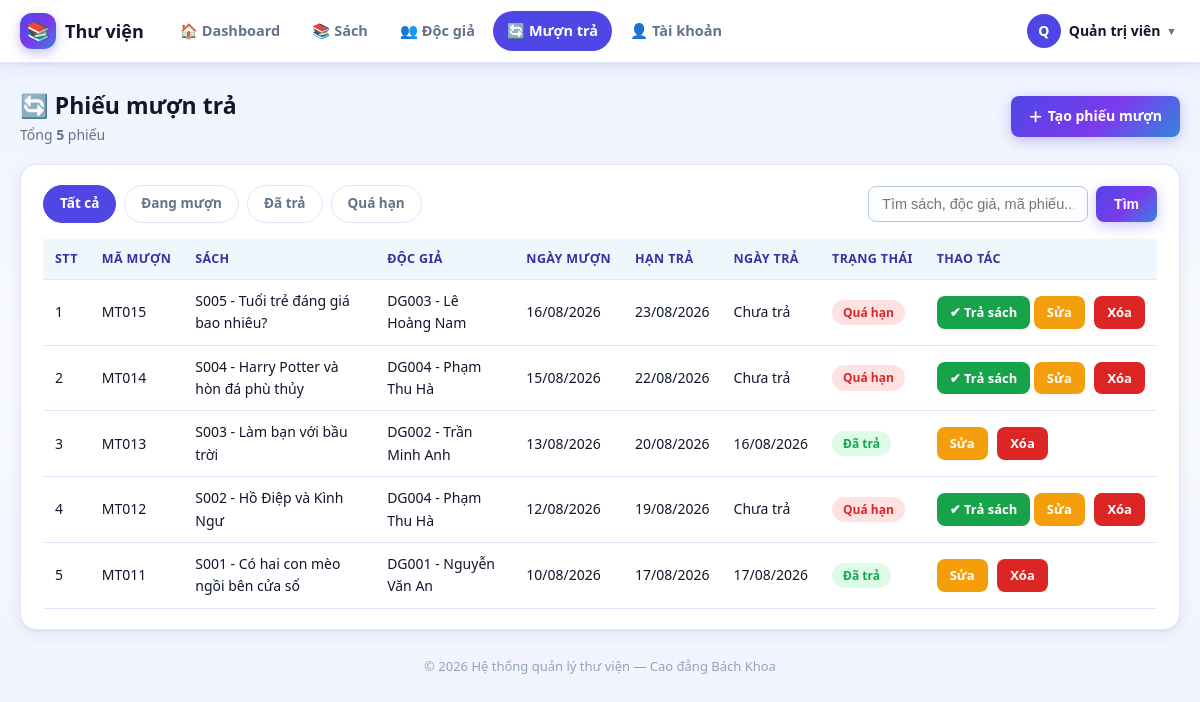
/muontra.php (signed in), run on the app's committed database.
### tables this page shows
CREATE TABLE IF NOT EXISTS `muon_tra` (
  `id_muon_tra` int(11) NOT NULL AUTO_INCREMENT,
  `id_sach` int(11) NOT NULL,
  `id_doc_gia` int(11) NOT NULL,
  `ngay_muon` date NOT NULL,
  `ngay_tra` date DEFAULT NULL,
  `trang_thai` varchar(30) DEFAULT 'Đang mượn',
  PRIMARY KEY (`id_muon_tra`),
  KEY `fk_muontra_sach` (`id_sach`),
  KEY `fk_muontra_docgia` (`id_doc_gia`)
);

CREATE TABLE IF NOT EXISTS `quyensach` (
  `id_sach` int(11) NOT NULL AUTO_INCREMENT,
  `name` varchar(255) NOT NULL,
  `img` varchar(255) NOT NULL,
  `tac_gia` varchar(255) NOT NULL,
  `the_loai` varchar(255) NOT NULL,
  `so_luong` int(11) NOT NULL DEFAULT 1,
  PRIMARY KEY (`id_sach`)
);

CREATE TABLE IF NOT EXISTS `doc_gia` (
  `id_doc_gia` int(11) NOT NULL AUTO_INCREMENT,
  `ho_ten` varchar(100) NOT NULL,
  `ngay_sinh` date DEFAULT NULL,
  `gioi_tinh` varchar(10) DEFAULT NULL,
  `so_dien_thoai` varchar(15) DEFAULT NULL,
  `dia_chi` varchar(255) DEFAULT NULL,
  PRIMARY KEY (`id_doc_gia`)
);

### config/helpers.php (called while the page is built, shortened)
<?php
function e($s) {
    if ($s == null) {
        $s = '';
    }
    return htmlspecialchars($s, ENT_QUOTES, 'UTF-8');
}

### config/muon_helper.php (called while the page is built, shortened)
<?php
function hanTra($ngayMuon) {
    return date('Y-m-d', strtotime($ngayMuon . ' +' . SO_NGAY_DUOC_MUON . ' days'));
}
function tinhTrangThai($phieu) {
    if (!empty($phieu['ngay_tra'])) {
        return 'Đã trả';
    }
    $han = hanTra($phieu['ngay_muon'] ?? '');
    if (date('Y-m-d') > $han) {
        return 'Quá hạn';
    }
    return 'Đang mượn';
}
function lopBadge($trangThai) {
    if ($trangThai === 'Đã trả') {
        return 'b-tra';
    }
    if ($trangThai === 'Quá hạn') {
        return 'b-han';
    }
    return 'b-muon';
}

### muontra.php (the view, shortened to what this page needs)
<?php
require_once __DIR__ . '/config/database.php';
$loc = $_GET['loc'] ?? 'all';
$tuKhoa = trim($_GET['q'] ?? '');
$sql = "SELECT m.*, q.name AS ten_sach, d.ho_ten
        FROM muon_tra m
        LEFT JOIN quyensach q ON m.id_sach = q.id_sach
        LEFT JOIN doc_gia d ON m.id_doc_gia = d.id_doc_gia
        WHERE 1 = 1";
$thamSo = [];
$sql .= " ORDER BY m.id_muon_tra DESC";
$stmt = $pdo->prepare($sql);
$stmt->execute($thamSo);
$data = $stmt->fetchAll();
include __DIR__ . '/partials/top.php';
?>
<div class="page-head">
    <div>
        <h2>🔄 Phiếu mượn trả</h2>
        <p class="sub">Tổng <b><?= count($data) ?></b> phiếu</p>
    </div>
    <a href="./CRUD/muontra-create.php" class="btn btn-primary"><i class="fas fa-plus"></i> Tạo phiếu mượn</a>
</div>
<div class="panel">
    <div class="filter-row">
        <div class="filter-pills">
            <a class="<?= $loc === 'all' ? 'active' : '' ?>" href="muontra.php?loc=all&q=<?= urlencode($tuKhoa) ?>">Tất cả</a>
            <a class="<?= $loc === 'dang_muon' ? 'active' : '' ?>" href="muontra.php?loc=dang_muon&q=<?= urlencode($tuKhoa) ?>">Đang mượn</a>
            <a class="<?= $loc === 'da_tra' ? 'active' : '' ?>" href="muontra.php?loc=da_tra&q=<?= urlencode($tuKhoa) ?>">Đã trả</a>
            <a class="<?= $loc === 'qua_han' ? 'active' : '' ?>" href="muontra.php?loc=qua_han&q=<?= urlencode($tuKhoa) ?>">Quá hạn</a>
        </div>
        <form class="filter-search" method="GET" action="muontra.php">
            <input type="text" name="q" placeholder="Tìm sách, độc giả, mã phiếu..." value="<?= e($tuKhoa) ?>">
            <button type="submit" class="btn btn-primary" style="width:auto;">Tìm</button>
        </form>
    </div>
    <table class="tbl">
        <thead>
            <tr><th>STT</th><th>Mã mượn</th><th>Sách</th><th>Độc giả</th><th>Ngày mượn</th><th>Hạn trả</th><th>Ngày trả</th><th>Trạng thái</th><th>Thao tác</th></tr>
        </thead>
        <tbody>
            <?php foreach ($data as $stt => $m): ?>
            <?php
            $hienThi = tinhTrangThai($m);
            $tenSachHienThi = !empty($m['id_sach']) ? 'S' . str_pad($m['id_sach'], 3, '0', STR_PAD_LEFT) . ' - ' . ($m['ten_sach'] ?? '') : '—';
            $tenDocGiaHienThi = !empty($m['id_doc_gia']) ? 'DG' . str_pad($m['id_doc_gia'], 3, '0', STR_PAD_LEFT) . ' - ' . ($m['ho_ten'] ?? '') : '—';
            ?>
            <tr>
                <td><?= $stt + 1 ?></td>
                <td><?= 'MT' . str_pad($m['id_muon_tra'], 3, '0', STR_PAD_LEFT) ?></td>
                <td><?= e($tenSachHienThi) ?></td>
                <td><?= e($tenDocGiaHienThi) ?></td>
                <td><?= !empty($m['ngay_muon']) ? date('d/m/Y', strtotime($m['ngay_muon'])) : '—' ?></td>
                <?php $han = hanTra($m['ngay_muon'] ?? ''); ?>
                <td><?= $han != '' ? date('d/m/Y', strtotime($han)) : '—' ?></td>
                <td><?= !empty($m['ngay_tra']) ? date('d/m/Y', strtotime($m['ngay_tra'])) : 'Chưa trả' ?></td>
                <td>
                    <span class="badge <?= lopBadge($hienThi) ?>"><?= e($hienThi) ?></span>
                </td>
                <td class="action-cell">
                    <?php if ($hienThi != 'Đã trả'): ?>
                    <a class="btn btn-success btn-sm" href="./CRUD/tra-sach.php?id=<?= $m['id_muon_tra'] ?>"
                       data-confirm="Xác nhận độc giả đã trả sách [<?= e($m['ten_sach'] ?? '') ?>]?|Xác nhận|✔️">✔ Trả sách</a>
                    <?php endif; ?>
                    <a class="btn-edit btn-sm" href="./CRUD/edit-muontra.php?id=<?= $m['id_muon_tra'] ?>">Sửa</a>
                    <a class="btn-delete btn-sm" href="./CRUD/delete-muontra.php?id=<?= $m['id_muon_tra'] ?>"
                       data-confirm="Bạn có chắc chắn muốn xóa phiếu mượn này?|Xóa|🗑️">Xóa</a>
                </td>
            </tr>
            <?php endforeach; ?>
        </tbody>
    </table>
</div>
<?php include __DIR__ . '/partials/bottom.php'; ?>

### css/style.css (style rules this page uses)
:root { --primary: #4f46e5; --primary-dark: #3730a3; --primary-soft: #eef2ff; --accent: #06b6d4; --bg: #eef2ff; --surface: #ffffff; --text: #0f172a; --muted: #64748b; --border: #e0e7ff; --success: #16a34a; --success-bg: #dcfce7; --danger: #dc2626; --danger-bg: #fee2e2; --warning: #b45309; --warning-bg: #fef3c7; --radius: 14px; --shadow: 0 1px 2px rgba(49, 46, 129, .08), 0 4px 16px rgba(49, 46, 129, .08); --shadow-lg: 0 12px 34px rgba(49, 46, 129, .18); --grad: linear-gradient(135deg, #4f46e5, #7c3aed 55%, #06b6d4 130%); }
* { box-sizing: border-box; margin: 0; padding: 0; }
body { font-family: "Segoe UI", Arial, Helvetica, sans-serif; background: linear-gradient(180deg, #eef2ff 0%, #f8fafc 45%, #eef2ff 100%); color: var(--text); font-size: 15px; line-height: 1.6; min-height: 100vh; }
a { color: var(--primary); }
.page-head { display: flex; align-items: center; justify-content: space-between; gap: 12px; margin-bottom: 18px; flex-wrap: wrap; }
.page-head h2 { font-size: 23px; }
.sub { color: var(--muted); font-size: 14px; }
.panel { background: var(--surface); border: 1px solid var(--border); border-radius: var(--radius); box-shadow: var(--shadow); padding: 20px 22px; margin-bottom: 18px; overflow-x: auto; }
table.tbl, table.data { width: 100%; border-collapse: collapse; font-size: 14px; }
table.tbl th, table.tbl td, table.data th, table.data td { padding: 10px 12px; border-bottom: 1px solid var(--border); text-align: left; vertical-align: middle; }
table.tbl th, table.data th { background: #f0f7fc; font-size: 12.5px; text-transform: uppercase; letter-spacing: .03em; color: var(--primary-dark); white-space: nowrap; }
.action-cell { white-space: nowrap; }
.btn, .btn-edit, .btn-delete, .glass-btn, a.return, button[type="submit"] { display: inline-flex; align-items: center; justify-content: center; gap: 6px; border: none; border-radius: 8px; padding: 9px 18px; font-size: 14px; font-weight: 700; cursor: pointer; text-decoration: none; transition: filter .15s, transform .15s; }
.btn-primary, .glass-btn.btn-create, button[type="submit"] { background: var(--grad); color: #fff; box-shadow: 0 4px 14px rgba(79, 70, 229, .3); }
.btn-edit { background: #f59e0b; color: #fff; margin-right: 6px; }
.btn-delete, .btn-danger { background: var(--danger); color: #fff; }
.btn-success { background: var(--success); color: #fff; }
.btn-sm { padding: 6px 13px; font-size: 13px; }
.badge { display: inline-block; padding: 3px 11px; border-radius: 20px; font-size: 12px; font-weight: 700; white-space: nowrap; }
.b-tra { background: var(--success-bg); color: var(--success); }
.b-han { background: var(--danger-bg); color: var(--danger); }
input[type="text"], input[type="password"], input[type="email"], input[type="tel"], input[type="date"], input[type="number"], select, textarea, .form-control { width: 100%; padding: 9px 13px; font-size: 14.5px; color: var(--text); background: #fbfdff; border: 1px solid #b9c9d8; border-radius: 8px; outline: none; transition: border-color .2s, box-shadow .2s; }
.filter-row { display: flex; gap: 10px; align-items: center; flex-wrap: wrap; margin-bottom: 16px; }
.filter-pills { display: flex; gap: 8px; flex-wrap: wrap; }
.filter-pills a { padding: 7px 16px; border-radius: 20px; border: 1px solid var(--border); background: #fff; color: var(--muted); text-decoration: none; font-size: 13.5px; font-weight: 700; transition: background .15s, color .15s; }
.filter-pills a.active { background: var(--primary); border-color: var(--primary); color: #fff; }
.filter-search { display: flex; gap: 8px; margin-left: auto; }
.filter-search input { width: 220px; }
.panel { border-radius: 16px; }

### data on the page
muon_tra: id_muon_tra "015", id_sach.name "S005 - Tuổi trẻ đáng giá bao nhiêu?", id_doc_gia.ho_ten "DG003 - Lê Hoàng Nam", ngay_muon "16/08/2026", ngay_muon "23/08/2026", shows "Chưa trả", ngay_muon "Quá hạn"
muon_tra: id_muon_tra "014", id_sach.name "S004 - Harry Potter và hòn đá phù thủy", id_doc_gia.ho_ten "DG004 - Phạm Thu Hà", ngay_muon "15/08/2026", ngay_muon "22/08/2026", shows "Chưa trả", ngay_muon "Quá hạn"
muon_tra: id_muon_tra "013", id_sach.name "S003 - Làm bạn với bầu trời", id_doc_gia.ho_ten "DG002 - Trần Minh Anh", ngay_muon "13/08/2026", ngay_muon "20/08/2026", ngay_tra "16/08/2026", ngay_tra "Đã trả"
muon_tra: id_muon_tra "012", id_sach.name "S002 - Hồ Điệp và Kình Ngư", id_doc_gia.ho_ten "DG004 - Phạm Thu Hà", ngay_muon "12/08/2026", ngay_muon "19/08/2026", shows "Chưa trả", ngay_muon "Quá hạn"
muon_tra: id_muon_tra "011", id_sach.name "S001 - Có hai con mèo ngồi bên cửa sổ", id_doc_gia.ho_ten "DG001 - Nguyễn Văn An", ngay_muon "10/08/2026", ngay_muon "17/08/2026", ngay_tra "17/08/2026", ngay_tra "Đã trả"

### other printed values
$chuCaiDau "Q"
$tenHienThi "Quản trị viên"
count($data) "5"
